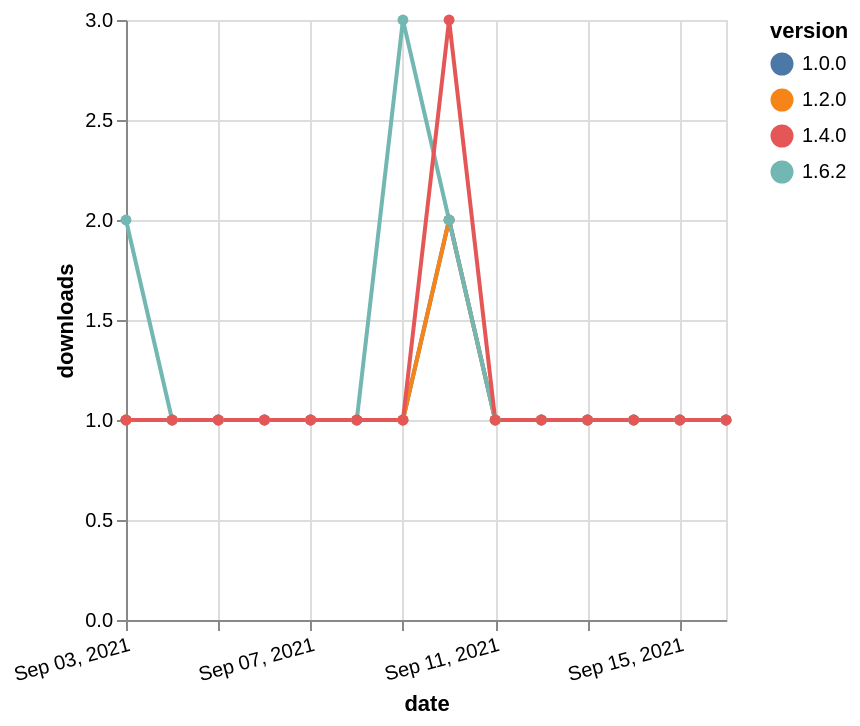

The Vega-Lite source for this figure:
### Vega-Lite specification from a JSON file in a GitHub repository (floating-point values rounded to 4 significant figures)
{"$schema": "https://vega.github.io/schema/vega-lite/v5.json", "description": "A simple bar chart with embedded data.", "data": {"values": [{"date": "2021-09-03", "total": 186, "delta": 1, "version": "1.0.0"}, {"date": "2021-09-04", "total": 187, "delta": 1, "version": "1.0.0"}, {"date": "2021-09-05", "total": 188, "delta": 1, "version": "1.0.0"}, {"date": "2021-09-06", "total": 189, "delta": 1, "version": "1.0.0"}, {"date": "2021-09-07", "total": 190, "delta": 1, "version": "1.0.0"}, {"date": "2021-09-08", "total": 191, "delta": 1, "version": "1.0.0"}, {"date": "2021-09-09", "total": 192, "delta": 1, "version": "1.0.0"}, {"date": "2021-09-10", "total": 194, "delta": 2, "version": "1.0.0"}, {"date": "2021-09-11", "total": 195, "delta": 1, "version": "1.0.0"}, {"date": "2021-09-12", "total": 196, "delta": 1, "version": "1.0.0"}, {"date": "2021-09-13", "total": 197, "delta": 1, "version": "1.0.0"}, {"date": "2021-09-14", "total": 198, "delta": 1, "version": "1.0.0"}, {"date": "2021-09-15", "total": 199, "delta": 1, "version": "1.0.0"}, {"date": "2021-09-16", "total": 200, "delta": 1, "version": "1.0.0"}, {"date": "2021-09-03", "total": 172, "delta": 1, "version": "1.2.0"}, {"date": "2021-09-04", "total": 173, "delta": 1, "version": "1.2.0"}, {"date": "2021-09-05", "total": 174, "delta": 1, "version": "1.2.0"}, {"date": "2021-09-06", "total": 175, "delta": 1, "version": "1.2.0"}, {"date": "2021-09-07", "total": 176, "delta": 1, "version": "1.2.0"}, {"date": "2021-09-08", "total": 177, "delta": 1, "version": "1.2.0"}, {"date": "2021-09-09", "total": 178, "delta": 1, "version": "1.2.0"}, {"date": "2021-09-10", "total": 180, "delta": 2, "version": "1.2.0"}, {"date": "2021-09-11", "total": 181, "delta": 1, "version": "1.2.0"}, {"date": "2021-09-12", "total": 182, "delta": 1, "version": "1.2.0"}, {"date": "2021-09-13", "total": 183, "delta": 1, "version": "1.2.0"}, {"date": "2021-09-14", "total": 184, "delta": 1, "version": "1.2.0"}, {"date": "2021-09-15", "total": 185, "delta": 1, "version": "1.2.0"}, {"date": "2021-09-16", "total": 186, "delta": 1, "version": "1.2.0"}, {"date": "2021-09-03", "total": 127, "delta": 2, "version": "1.6.2"}, {"date": "2021-09-04", "total": 128, "delta": 1, "version": "1.6.2"}, {"date": "2021-09-05", "total": 129, "delta": 1, "version": "1.6.2"}, {"date": "2021-09-06", "total": 130, "delta": 1, "version": "1.6.2"}, {"date": "2021-09-07", "total": 131, "delta": 1, "version": "1.6.2"}, {"date": "2021-09-08", "total": 132, "delta": 1, "version": "1.6.2"}, {"date": "2021-09-09", "total": 135, "delta": 3, "version": "1.6.2"}, {"date": "2021-09-10", "total": 137, "delta": 2, "version": "1.6.2"}, {"date": "2021-09-11", "total": 138, "delta": 1, "version": "1.6.2"}, {"date": "2021-09-12", "total": 139, "delta": 1, "version": "1.6.2"}, {"date": "2021-09-13", "total": 140, "delta": 1, "version": "1.6.2"}, {"date": "2021-09-14", "total": 141, "delta": 1, "version": "1.6.2"}, {"date": "2021-09-15", "total": 142, "delta": 1, "version": "1.6.2"}, {"date": "2021-09-16", "total": 143, "delta": 1, "version": "1.6.2"}, {"date": "2021-09-03", "total": 204, "delta": 1, "version": "1.4.0"}, {"date": "2021-09-04", "total": 205, "delta": 1, "version": "1.4.0"}, {"date": "2021-09-05", "total": 206, "delta": 1, "version": "1.4.0"}, {"date": "2021-09-06", "total": 207, "delta": 1, "version": "1.4.0"}, {"date": "2021-09-07", "total": 208, "delta": 1, "version": "1.4.0"}, {"date": "2021-09-08", "total": 209, "delta": 1, "version": "1.4.0"}, {"date": "2021-09-09", "total": 210, "delta": 1, "version": "1.4.0"}, {"date": "2021-09-10", "total": 213, "delta": 3, "version": "1.4.0"}, {"date": "2021-09-11", "total": 214, "delta": 1, "version": "1.4.0"}, {"date": "2021-09-12", "total": 215, "delta": 1, "version": "1.4.0"}, {"date": "2021-09-13", "total": 216, "delta": 1, "version": "1.4.0"}, {"date": "2021-09-14", "total": 217, "delta": 1, "version": "1.4.0"}, {"date": "2021-09-15", "total": 218, "delta": 1, "version": "1.4.0"}, {"date": "2021-09-16", "total": 219, "delta": 1, "version": "1.4.0"}]}, "width": "container", "mark": {"type": "line", "point": {"filled": true}}, "encoding": {"x": {"field": "date", "type": "temporal", "timeUnit": "yearmonthdate", "title": "date", "axis": {"labelAngle": -15}}, "y": {"field": "delta", "type": "quantitative", "title": "downloads"}, "color": {"field": "version", "type": "nominal"}, "tooltip": {"field": "delta"}}}
